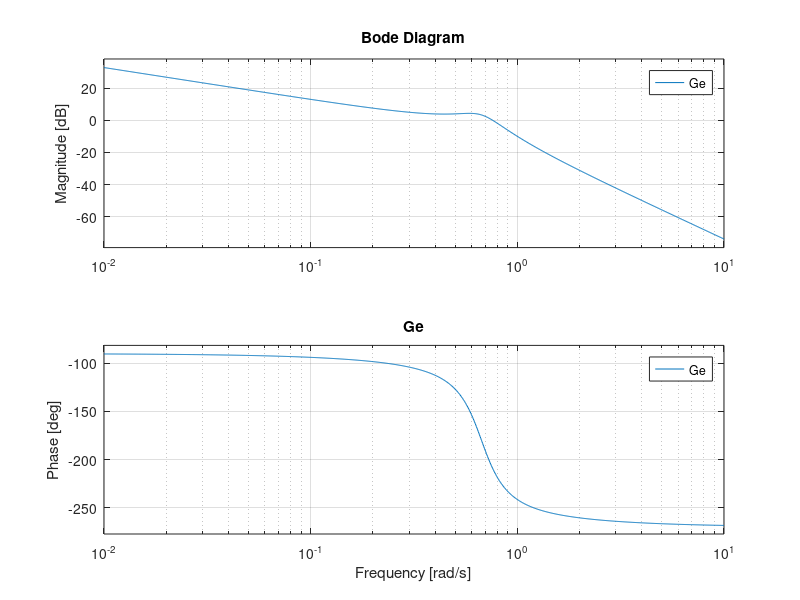
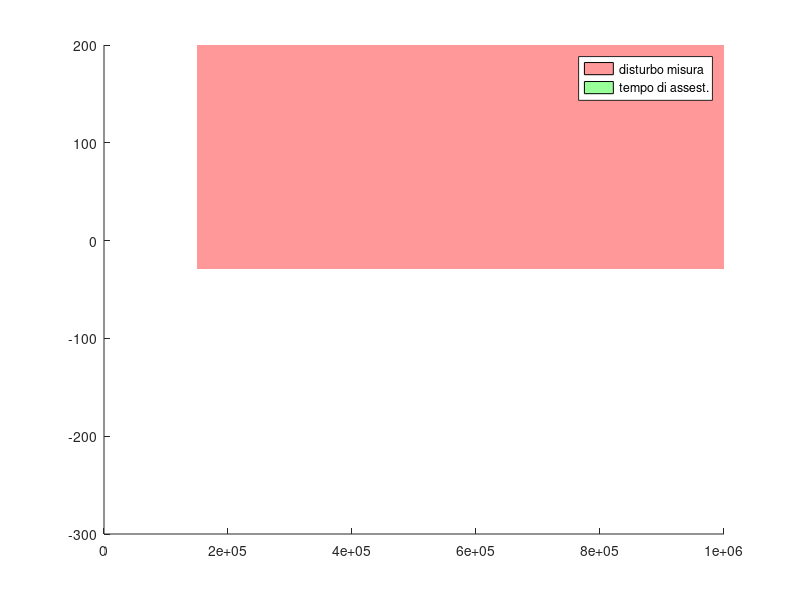

These charts were generated, in order, by the following MATLAB code: (Note: this script raises an error after producing the figures.)
%% Project of Automatic Control 
%%%%%%%%
%
%   Project:
%       Type 1.b
%   Team members:
%       Alessio Troffei, Vladyslav Tymofieiev,
%       Francesco Scavello
%
%%%%%%%%

% Project specs:
% - zero steady state error with a step reference signal of w(t)=W1(t)
% - Mf>45°
% - S_%<1%
% - T_a5< 0,2[s]
%% 
clear all  clc
%System parameters definition
b = 0.3; a = 0.2; F_v = -9; 
T_a5 = 0.2;
S_p = 0.01; % Sovraelongazione percentuale
w_n_min = 15 * 10^4;
w_n = 1.5 * 10^4;
A_n = 30; % abbattimento
mu_d=3;
W=-pi/3;
%Matrixs
A = [0 , 1;
    a/4*F_v , -b];

B = [ 0 ;
      a ];
  
C = [1 , 0];
D = 0;

%Transfer function definition
s = tf("s");
[Num,Den] = ss2tf(A,B,C,D); %converts a state-space representation of a system into an equivalent transfer function.
display(Num);
display(Den);
figure();
G=tf(Num,Den);
%step(G);
%title("Step Response G");

zpk(G);
bode(G);
title("G");
%%
%Definition of bode frequency range
w_plot_min=10^(-2);%vedere e nel caso modificare
w_plot_max=10^6;%vedere e nel caso modificare

% Constraints variables
%xi=sqrt((log(S_p)^2)/(pi^2+log(S_p)^2)); %= circa 0.83;
xi=0.85;
Mf=xi*100;

w_c_min=300/(Mf*T_a5);
w_c_max=w_n; % [rad/s]
Xi_dB = 20*log10(1/A_n); %abbattimento di 30 volte

%Regolatore statico us/s^k con k>=0
%Rs = 6/s; % k=1; us=1;
Rs = 1/s;

%Ge = G* Rs
Ge = G * Rs;

zpk(Ge); 
bode(Ge);
title("Ge");
%% Plot Ge
figure();
[MagGe,phaseGe,wGe]=bode(Ge,{ w_plot_min, w_plot_max });
patch([w_n_min,w_plot_max,w_plot_max,w_n_min],[Xi_dB,Xi_dB,200,200],'r','FaceAlpha',0.4,'EdgeAlpha',0);
patch([w_c_min,w_plot_min,w_plot_min,w_c_min],[-300,-300,0,0],'g','FaceAlpha',0.4,'EdgeAlpha',0);
legend('disturbo misura', 'tempo di assest.', 'Ge');
hold on,  zoom on;
margin(MagGe, phaseGe, wGe);
patch([w_c_min,w_c_max,w_c_max,w_c_min],[-180+Mf,-180+Mf,-280,-280],'r','FaceAlpha',0.35,'EdgeAlpha',0);
%% REGOLATORE DINAMICO 
%% Uno zero
Rzero = 1 + 100*s;

G_zero = Ge * Rzero;

figure();
bode(G_zero);
title("Ge * zero");
%% Una rete anticipatrice 
omega_cStar = w_c_min+50;
M_star = Mf + 4;
phi_star = M_star - 180 -(-180);
tau= (M_star - cosd(phi_star))/(omega_cStar * sind(phi_star));
a_tau = (cosd(phi_star)-(1/M_star))/(omega_cStar * sind(phi_star));
%tau1 = 1;
%tau2 = 100;
%a1 = 10^(-4);
%a2 = 10^(-5);
%Rd = (1+ tau1*s) * (1+tau2*s) / ((1+a2*tau2*s)*(1 + a1*tau1*s));
%%
R_ant = (1+tau*s) / (1+a_tau*s);
Rd = mu_d*R_ant*Rzero;
L = Ge*Rd;
%%
figure();
[MagGe,phaseGe,wGe]=bode(Ge,{ w_plot_min, w_plot_max });
[MagL,phaseL,wL]=bode(L,{ w_plot_min, w_plot_max });

patch([w_n_min,w_plot_max,w_plot_max,w_n_min],[Xi_dB,Xi_dB,200,200],[1 0.5 0],'FaceAlpha',0.4,'EdgeAlpha',0);
patch([w_c_min,w_plot_min,w_plot_min,w_c_min],[-300,-300,0,0],[1 1 0],'FaceAlpha',0.4,'EdgeAlpha',0);
leg1 = legend('1) disturbo misura', '2) tempo di assest.', '3)Ge');
hold on,  zoom on;

margin(MagGe, phaseGe, wGe);
margin(MagL, phaseL, wL);

leg2 = legend('Ge', 'L', 'M_f');

patch([w_c_min,w_c_max,w_c_max,w_c_min],[-180+Mf,-180+Mf,-280,-280],'r','FaceAlpha',0.35,'EdgeAlpha',0);
%%
T_simulation=5;
figure();
%step(Ge, 20, "b");
step(Ge);
title("Step response of Ge");
%% 
figure();
%step(L, 20, "b");
step(L);
title("Step response of L");
%%
figure();
%step(L, 20, "b");
[y_step,t_step] = step(L/(1+L), T_simulation, "b"); %F(S)
plot(t_step,y_step)
% add overshoot constraint
patch([0,T_a5,T_a5,0],[(1+S_p),(1+S_p),2,2],'r','FaceAlpha',0.3,'EdgeAlpha',0.5);
hold on;

% add Settling time constraint
patch([T_a5,T_simulation,T_simulation,T_a5],[(1-0.01),(1-0.01),0,0],'g','FaceAlpha',0.1,'EdgeAlpha',0.5);
patch([T_a5,T_simulation,T_simulation,T_a5],[(1+0.01),(1+0.01),2,2],'g','FaceAlpha',0.1,'EdgeAlpha',0.1);

title("F(s) Step Response");
%%
if 1

open("Progetto_1b")
% Define the controller coefficients to run the simulink file
R=Rd*Rs*mu_d;
[n_r,d_r]=tfdata(R);
num_r=n_r{1};
den_r=d_r{1};

display(num_r);
display(den_r);
%initial condition
x_e=[pi/3 0] ;
u_e = 3.8971;
x0=[0 0];
ye= pi/3;
end
return;
%%
%%animation script
T=t_step;
Y=y_step;
fhand=figure(20);
clf;
max_T=max(T);
min_Y=min(Y);
max_Y=max(Y);
Y_ss=Y(end);
axis([-10 10  0 5])